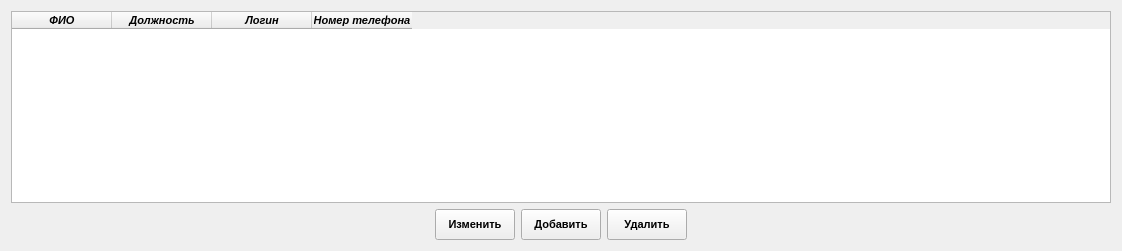
      <widget class="QWidget" name="page_Users">
       <layout class="QGridLayout" name="gridLayout_24">
        <item row="1" column="0">
         <spacer name="horizontalSpacer_30">
          <property name="orientation">
           <enum>Qt::Horizontal</enum>
          </property>
          <property name="sizeHint" stdset="0">
           <size>
            <width>418</width>
            <height>20</height>
           </size>
          </property>
         </spacer>
        </item>
        <item row="1" column="1">
         <widget class="QPushButton" name="pushButton_SetUser">
          <property name="minimumSize">
           <size>
            <width>0</width>
            <height>31</height>
           </size>
          </property>
          <property name="font">
           <font>
            <pointsize>8</pointsize>
            <weight>75</weight>
            <italic>false</italic>
            <bold>true</bold>
           </font>
          </property>
          <property name="text">
           <string>Изменить</string>
          </property>
         </widget>
        </item>
        <item row="1" column="2">
         <widget class="QPushButton" name="pushButton_AddUser">
          <property name="minimumSize">
           <size>
            <width>0</width>
            <height>31</height>
           </size>
          </property>
          <property name="font">
           <font>
            <pointsize>8</pointsize>
            <weight>75</weight>
            <italic>false</italic>
            <bold>true</bold>
           </font>
          </property>
          <property name="text">
           <string>Добавить</string>
          </property>
         </widget>
        </item>
        <item row="1" column="3">
         <widget class="QPushButton" name="pushButton_RemoveUser">
          <property name="minimumSize">
           <size>
            <width>0</width>
            <height>31</height>
           </size>
          </property>
          <property name="font">
           <font>
            <pointsize>8</pointsize>
            <weight>75</weight>
            <italic>false</italic>
            <bold>true</bold>
           </font>
          </property>
          <property name="text">
           <string>Удалить</string>
          </property>
         </widget>
        </item>
        <item row="1" column="4">
         <spacer name="horizontalSpacer_31">
          <property name="orientation">
           <enum>Qt::Horizontal</enum>
          </property>
          <property name="sizeHint" stdset="0">
           <size>
            <width>418</width>
            <height>20</height>
           </size>
          </property>
         </spacer>
        </item>
        <item row="0" column="0" colspan="5">
         <widget class="QTableWidget" name="tableWidget_Users">
          <property name="font">
           <font>
            <pointsize>8</pointsize>
            <weight>75</weight>
            <italic>true</italic>
            <bold>true</bold>
           </font>
          </property>
          <column>
           <property name="text">
            <string>ФИО</string>
           </property>
          </column>
          <column>
           <property name="text">
            <string>Должность</string>
           </property>
          </column>
          <column>
           <property name="text">
            <string>Логин</string>
           </property>
          </column>
          <column>
           <property name="text">
            <string>Номер телефона</string>
           </property>
          </column>
         </widget>
        </item>
       </layout>
      </widget>
